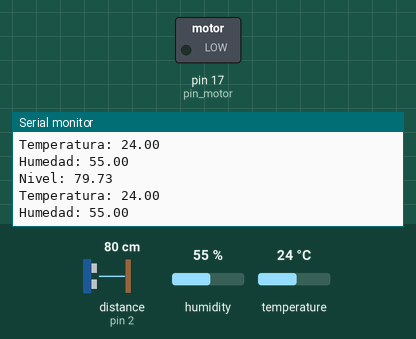
This sketch was run on a simulated Arduino Uno, built with avr-gcc and run on an emulated ATmega328P. On the bench: switched loads named in the sketch (green lamp = pin HIGH), the last lines printed to the serial monitor. Wiring (inferred from the names in the program): ultrasonic range finder: trigger pin 3; echo pin 2. The test bench sets the inputs (shaded band); at power-on: distance to the obstacle (sensor on pin 2) 80 cm, humidity 55 %, temperature 24 °C. The echo pulse lasts 58.3 µs per cm; pins used as bus, display or sensor lines are not drawn.

Above: at 1.2 s.
1.3 s: distance to the obstacle (sensor on pin 2) set to 120 cm
At 2.4 s:
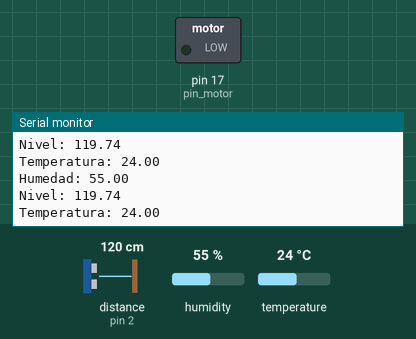
7.3 s: distance to the obstacle (sensor on pin 2) set to 2 cm
At 7.9 s:
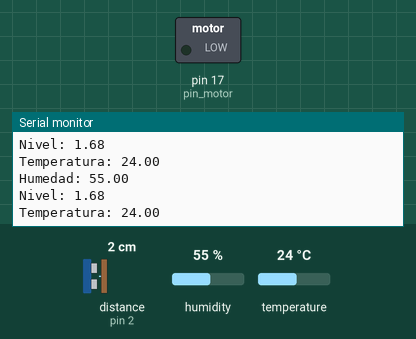
Timing chart, 0 to 10.3 s (numbered marks = the images above; inputs shaded):
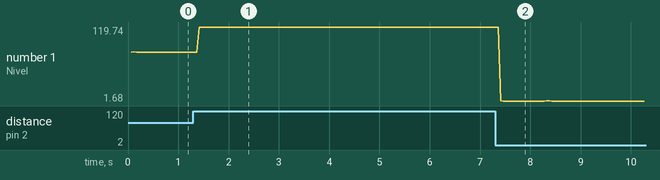

The sketch:

Zoe.ino
```cpp
#include "DHT.h"

#define DHTTYPE DHT11

DHT dht(7, DHTTYPE);

int ultra_echo = 2;
int ultra_trig = 3;
int pin_motor = 17;

void setup() {

  Serial.begin(9600);
  dht.begin();

  pinMode(pin_motor, OUTPUT);
  pinMode(ultra_echo, INPUT);
  pinMode(ultra_trig, OUTPUT);

}

double temperatura;
double humedad;
double nivel;

double leer_nivel() {

  digitalWrite(ultra_trig, LOW);
  delayMicroseconds(1);
  digitalWrite(ultra_trig, HIGH);
  delayMicroseconds(10);
  digitalWrite(ultra_trig, LOW);

  return pulseIn(ultra_echo, HIGH) / 2.0 * 0.03432;

}

void imprimir_datos() {

  Serial.print("Temperatura: ");
  Serial.println(temperatura);
  Serial.print("Humedad: ");
  Serial.println(humedad);
  Serial.print("Nivel: ");
  Serial.println(nivel);

}

void loop() {

  temperatura = dht.readTemperature();
  humedad = dht.readHumidity();
  nivel = leer_nivel();
  imprimir_datos();

}
```

Measured:
- after the input at 1.3 s, the serial monitor: prints a new line after 0.12 s (image 1)
- after the input at 7.3 s, the serial monitor: prints a new line after 0.11 s (image 2)
- plotted number 1: 79.73 → 119.74 after the input at 1.3 s, 119.74 → 1.68 after the input at 7.3 s
